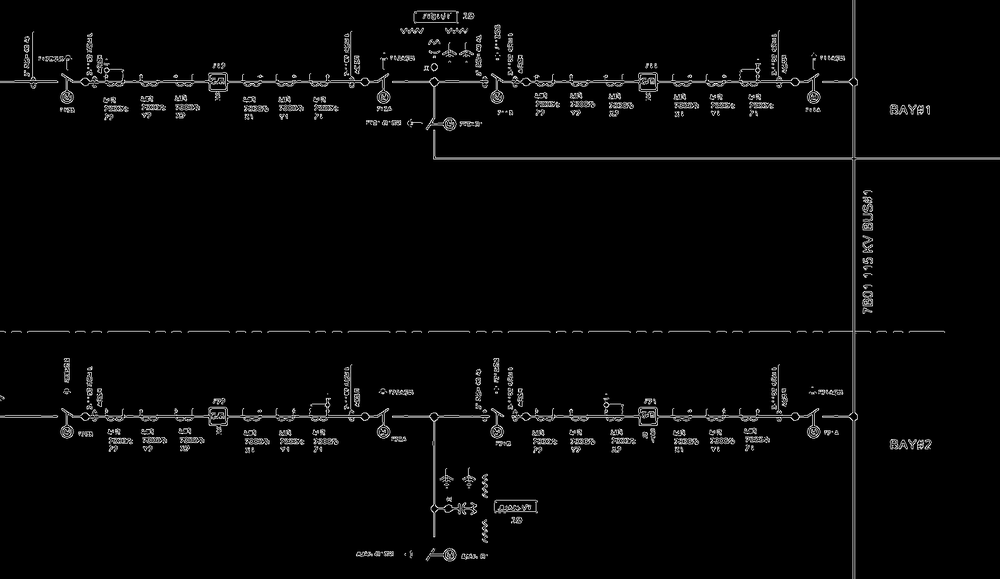
#> input picture outputs/visual/pipeline_outputs/diagrams/SLD10/edges.png, 1000 x 579 px, shrunk from 1581 x 915 before the run
$ python -i stage5_8_structural_discovery.py   (imports and definitions only)
#> lines starting #> are read from the running program, lines starting #| are printed output that depends on the picture; after the words box and inside, x2 and y2 are one past the last pixel; in counts of white or black regions, pixels touching at a corner belong together
#> further down, picture is the input picture: shape (579, 1000); min 0, max 255, mean 6.5
import os
import csv
import json
import math
import numpy as np
import cv2
from datetime import datetime
from collections import defaultdict
import skimage.morphology
import networkx as nx
from scipy.stats import spearmanr, pearsonr, mannwhitneyu
from sklearn.metrics import roc_auc_score
import itertools

BASE_DIR = r"c:\Users\arhaa\OneDrive\Symbol Segmentor"
REPORTS_DIR = os.path.join(BASE_DIR, "reports")
OUTPUTS_DIR = os.path.join(BASE_DIR, "outputs")
CANDIDATES_DIR = os.path.join(OUTPUTS_DIR, "candidates")
DIAGRAMS_DIR = os.path.join(OUTPUTS_DIR, "diagrams")
TEMPLATE_BANK_DIR = os.path.join(OUTPUTS_DIR, "template_bank")
FORENSICS_DIR = os.path.join(REPORTS_DIR, "stage58_forensics")
SIM_RANKINGS_DIR = os.path.join(REPORTS_DIR, "stage58_simulated_rankings")

TIMESTAMP = datetime.now().strftime("%Y-%m-%d %H:%M:%S")

# [32 lines left out: functions load_csv, save_csv, get_traceability_header, get_scale_regime, not called in this run]

# -------------------------------------------------------------------------
# Feature Extraction
# -------------------------------------------------------------------------

def extract_topological_features(binary_img):
    """ Extracts morphological, skeleton, loop, and stroke features from a binary image """
    h, w = binary_img.shape
#> h = 579; w = 1000
    if h == 0 or w == 0: return {k: 0.0 for k in [
        "Connected_Component_Count", "Largest_Component_Ratio", "Component_Area_Variance",
        "Loop_Count", "Hole_Count", "Euler_Number", "Contour_Hierarchy_Depth",
        "Endpoint_Count", "Branch_Point_Count", "Average_Branch_Length", "Maximum_Branch_Length",
        "Branch_Length_Variance", "Stroke_Count", "Stroke_Density", "Horizontal_Stroke_Ratio", "Vertical_Stroke_Ratio"]}

    num_labels, labels, stats, centroids = cv2.connectedComponentsWithStats(binary_img, connectivity=8)
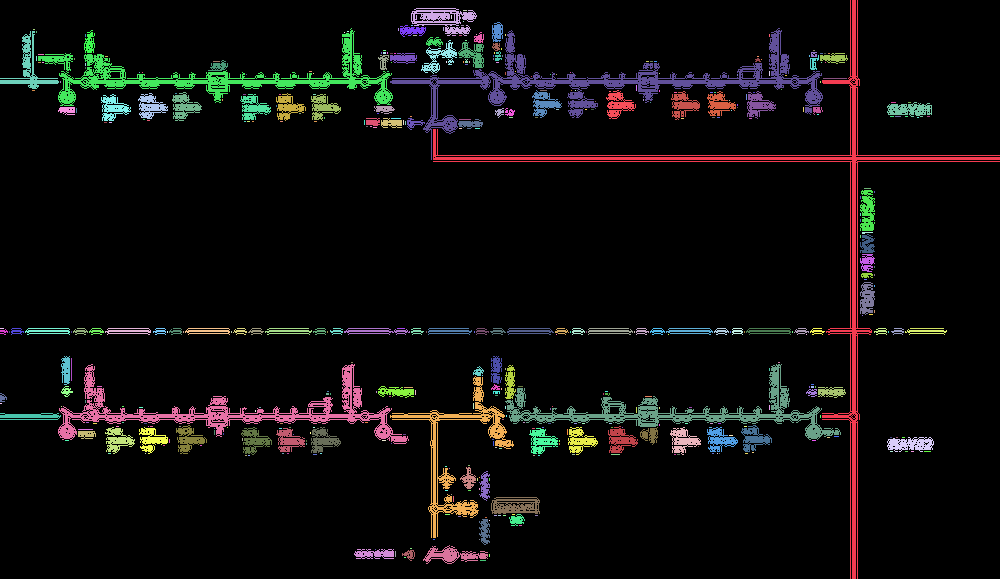
#> labels: shape (579, 1000) int32; 458 distinct labels, from 0 to 457; one colour per label, 0 black
#> num_labels = 458; stats = 458 rows, first 6: [0, 0, 1000, 579, 526684], [433, 0, 567, 579, 6808], [411, 8, 66, 28, 843], [463, 10, 4, 1, 4], [451, 15, 1, 4, 4], [463, 21, 1, 1, 1]; centroids = 458 pairs, first value 0.5 to 928, second value 10 to 560
    areas = [stats[i, cv2.CC_STAT_AREA] for i in range(1, num_labels)]
#> areas = 457 values, max 6808 at index 0, min 1 at index 4, mean 114.5
    comp_count = max(0, num_labels - 1)
#> comp_count = 457
    max_comp_ratio = max(areas) / sum(areas) if areas and sum(areas) > 0 else 0
#> max_comp_ratio = 0.13
    comp_var = np.var(areas) if len(areas) > 1 else 0
#> comp_var = 331666.6

    contours, hierarchy = cv2.findContours(binary_img, cv2.RETR_TREE, cv2.CHAIN_APPROX_SIMPLE)
#> contours = 3291 contours, 3028 with area under 20; largest, box (x1, y1, x2, y2) and area: (390, 28, 823, 160) 6100, (433, 0, 1000, 579) 5477, (58, 364, 409, 444) 4778, (38, 28, 393, 106) 4706, (505, 364, 841, 440) 4092
    loop_count = hole_count = max_depth = 0
    if hierarchy is not None:
        hierarchy = hierarchy[0]
        for i, h_node in enumerate(hierarchy):
            if h_node[3] != -1: hole_count += 1
            else: loop_count += 1
            d = 0
            curr = i
            while hierarchy[curr][3] != -1:
                d += 1
                curr = hierarchy[curr][3]
            max_depth = max(max_depth, d)
#> this loop made 3291 passes
#> (h_node, max_depth) on passes 1 to 12: ([1, -1, -1, -1], 0), ([2, 0, -1, -1], 0), ([3, 1, -1, -1], 0), ([4, 2, -1, -1], 0), ([12, 3, 5, -1], 0), ([6, -1, -1, 4], 1), ([7, 5, -1, 4], 1), ([8, 6, -1, 4], 1), ([9, 7, -1, 4], 1), ([10, 8, -1, 4], 1), ([11, 9, -1, 4], 1), ([-1, 10, -1, 4], 1)
#> after the loop, hole_count = 2836; loop_count = 455

    euler_number = comp_count - hole_count
#> euler_number = -2379

    skeleton = skimage.morphology.skeletonize(binary_img > 0).astype(np.uint8) * 255
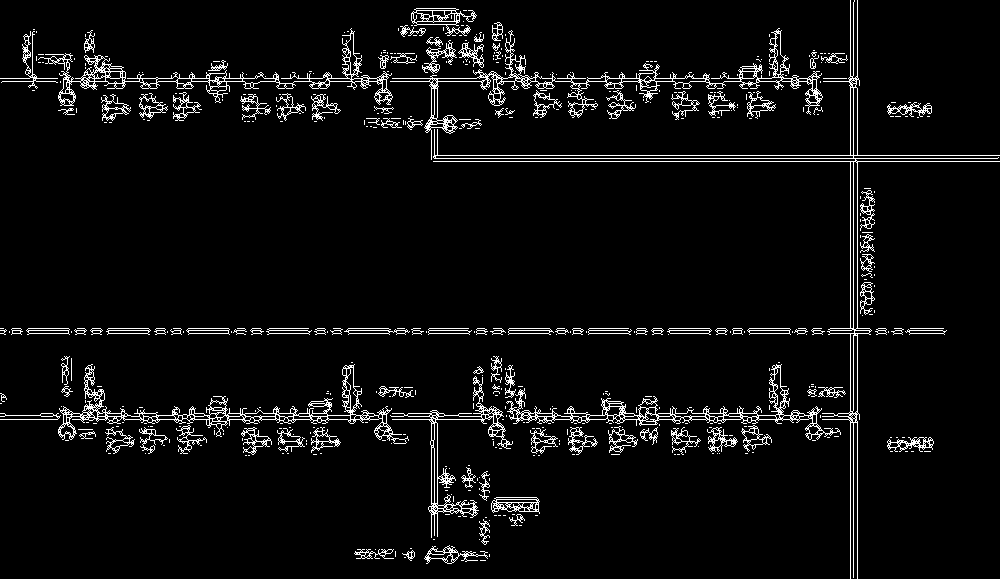
#> skeleton: shape (579, 1000); 5.1% white in thin lines or dots
    kernel = np.array([[1, 1, 1], [1, 10, 1], [1, 1, 1]], dtype=np.uint8)
    filtered = cv2.filter2D(skeleton // 255, -1, kernel)
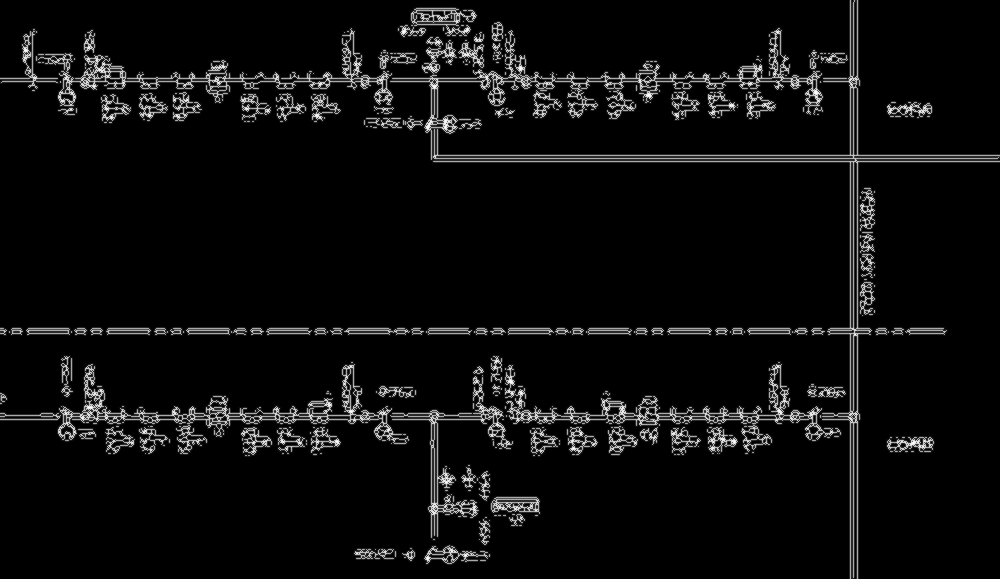
#> filtered: shape (579, 1000); min 0, max 18, mean 0.91; drawn with min black and max white

    endpoints = np.sum(filtered == 11)
#> endpoints = 1594
    branch_points = np.sum(filtered > 12)
#> branch_points = 14456
    skel_pixels = np.sum(skeleton > 0)
#> skel_pixels = 29276
    avg_branch_length = skel_pixels / max(1, branch_points + 1)
#> avg_branch_length = 2.03
    max_branch_length = avg_branch_length * 2
#> max_branch_length = 4.05
    branch_var = 0

    lines = cv2.HoughLinesP(skeleton, 1, np.pi/180, threshold=10, minLineLength=5, maxLineGap=2)
#> lines = 1785 rows, first 6: [433, 161, 999, 161], [752, 416, 758, 416], [669, 330, 711, 330], [392, 78, 479, 78], [822, 413, 833, 413], [431, 155, 999, 155]
    stroke_count = horiz_strokes = vert_strokes = 0
    if lines is not None:
        stroke_count = len(lines)
#> stroke_count = 1785
        for line in lines:
            x1, y1, x2, y2 = line[0]
            angle = math.degrees(math.atan2(y2 - y1, x2 - x1)) % 180
            if angle < 20 or angle > 160: horiz_strokes += 1
            elif 70 < angle < 110: vert_strokes += 1
#> this loop made 1785 passes
#> (x1, y1, x2, y2, angle) on passes 1 to 12: (433, 161, 999, 161, 0), (752, 416, 758, 416, 0), (669, 330, 711, 330, 0), (392, 78, 479, 78, 0), (822, 413, 833, 413, 0), (431, 155, 999, 155, 0), (853, 577, 853, 422, 90), (250, 436, 266, 436, 0), (857, 578, 857, 421, 90), (122, 81, 139, 81, 0), (431, 158, 997, 158, 0), (878, 333, 885, 333, 0)

    stroke_density = stroke_count / max(1, comp_count)
    horiz_ratio = horiz_strokes / max(1, stroke_count)
    vert_ratio = vert_strokes / max(1, stroke_count)

    return {
        "Connected_Component_Count": float(comp_count),
        "Largest_Component_Ratio": float(max_comp_ratio),
        "Component_Area_Variance": float(comp_var),
        "Loop_Count": float(loop_count),
        "Hole_Count": float(hole_count),
        "Euler_Number": float(euler_number),
        "Contour_Hierarchy_Depth": float(max_depth),
        "Endpoint_Count": float(endpoints),
        "Branch_Point_Count": float(branch_points),
        "Average_Branch_Length": float(avg_branch_length),
        "Maximum_Branch_Length": float(max_branch_length),
        "Branch_Length_Variance": float(branch_var),
        "Stroke_Count": float(stroke_count),
        "Stroke_Density": float(stroke_density),
        "Horizontal_Stroke_Ratio": float(horiz_ratio),
        "Vertical_Stroke_Ratio": float(vert_ratio)
    }

# [67 lines left out: functions build_graph, compare_graphs, cohen_d, dist_overlap, not called in this run]

def percentile_sep(x, y):
    if not len(x) or not len(y): return 0.0
    return abs(np.percentile(x, 50) - np.percentile(y, 50))

# -------------------------------------------------------------------------
# Main Execution
# -------------------------------------------------------------------------

# [290 lines left out: function main, not called in this run]

# [2 lines not run here, left out]

>>> import cv2
>>> picture = cv2.imread('../../../outputs/visual/pipeline_outputs/diagrams/SLD10/edges.png', cv2.IMREAD_GRAYSCALE)
>>> result = extract_topological_features(picture)
